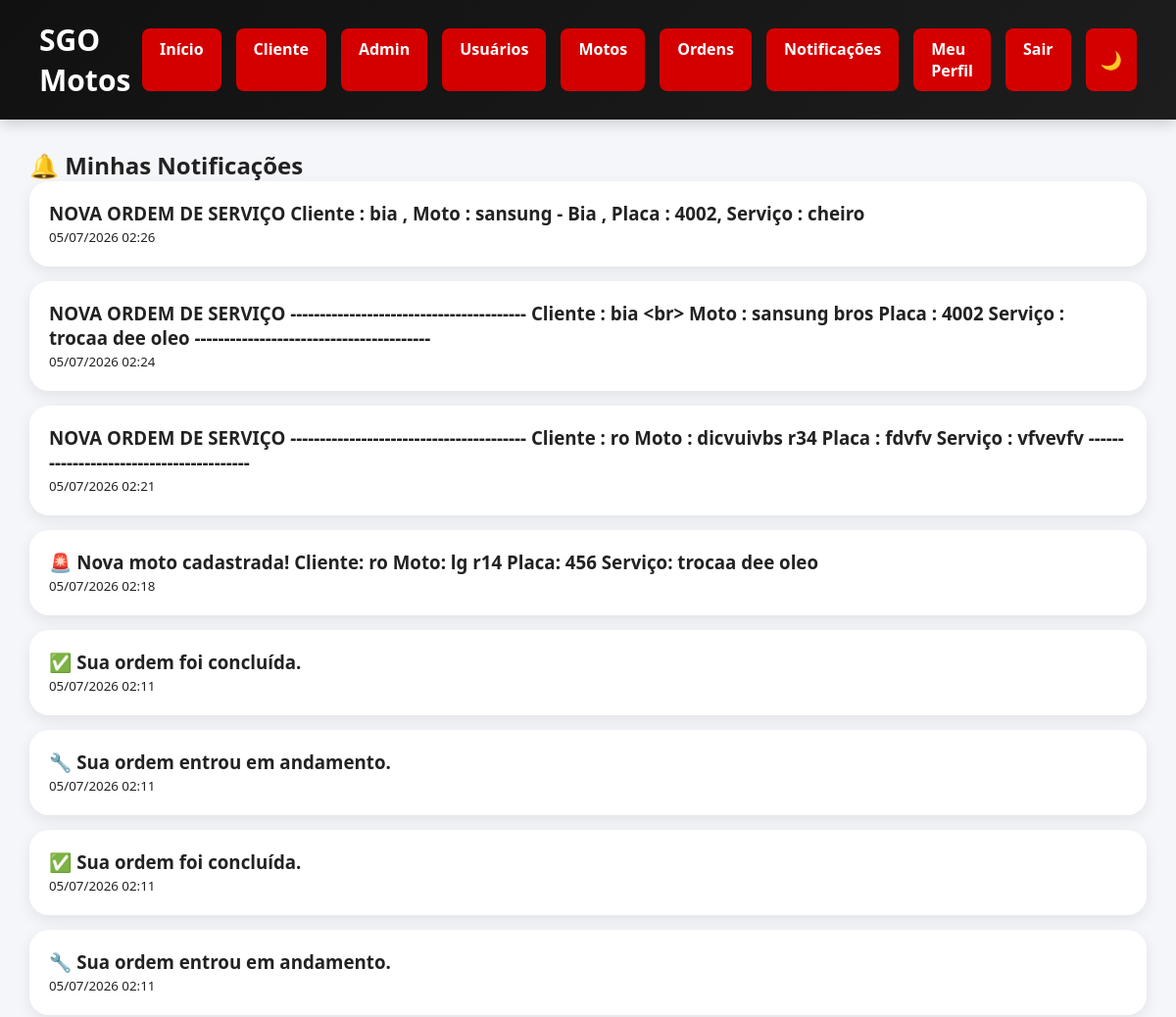
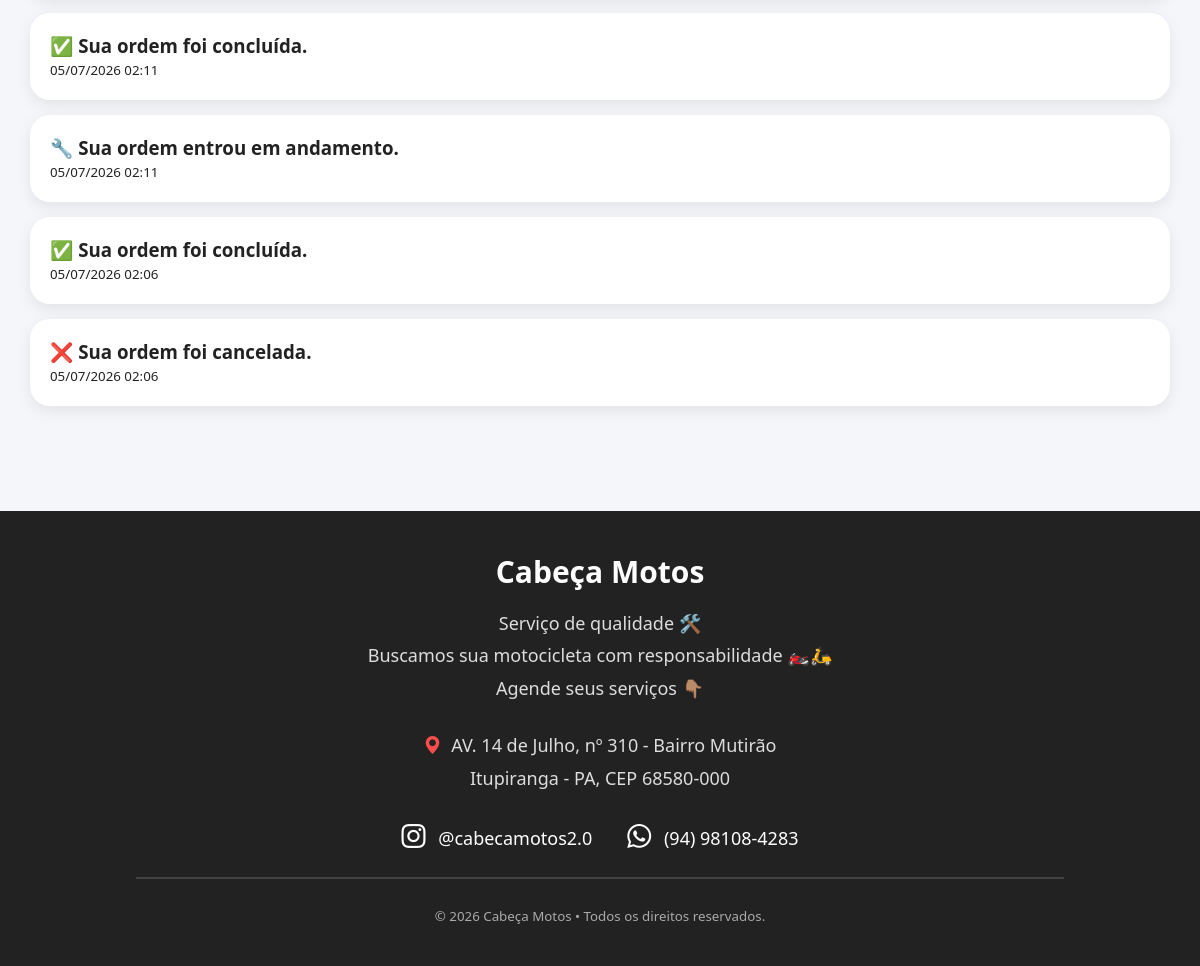
Before: /notificacoes (signed in) with the older database file (2 pictures, top to bottom).
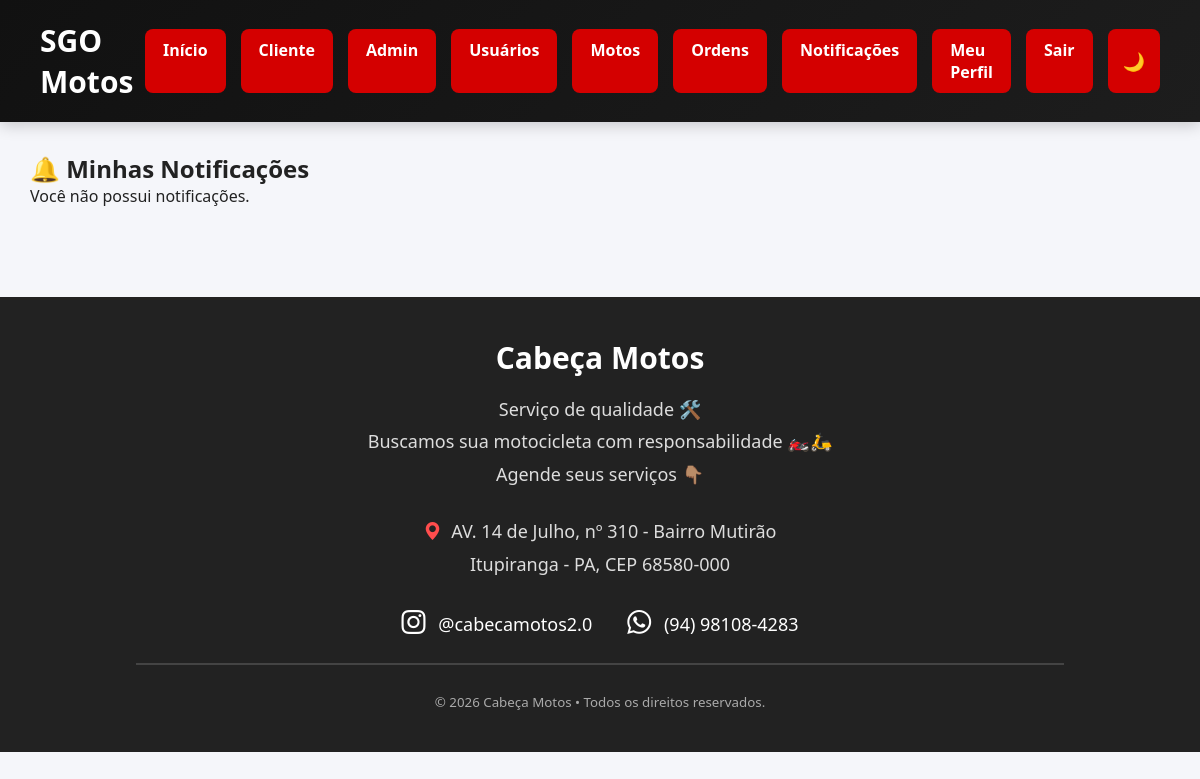
After: the same page with the newer database file.
### tables this page shows
CREATE TABLE notificacoes(

    id INTEGER PRIMARY KEY AUTOINCREMENT,

    usuario TEXT,

    mensagem TEXT,

    lida INTEGER DEFAULT 0,

    data TEXT

);

### routes/usuario_routes.py (the view)
@usuario.route("/notificacoes")
def notificacoes():
    if "usuario" not in session:
        return redirect(
            url_for("auth.login")
        )
    ler_notificacoes(
        session["usuario"]
    )
    notificacoes = minhas_notificacoes(
        session["usuario"]
    )
    return render_template(
        "notificacoes.html",
        notificacoes=notificacoes
    )

### app.py (called while the page is built)
@app.context_processor
def notificacoes_menu():
    if "usuario" in session:
        return {
            "total_notificacoes": contar_nao_lidas(
                session["usuario"]
            )
        }
    return {
        "total_notificacoes": 0
    }

### database.py (called while the page is built)
def conectar():
    conn = sqlite3.connect("banco.db")
    conn.row_factory = sqlite3.Row
    return conn

### repositories/notificacao_repository.py (called while the page is built)
def listar_notificacoes(usuario):
    conn = conectar()
    notificacoes = conn.execute(
        """
        SELECT *
        FROM notificacoes
        WHERE usuario = ?
        ORDER BY id DESC
        """,
        (usuario,)
    ).fetchall()
    conn.close()
    return notificacoes

def contar_nao_lidas(usuario):
    conn = conectar()
    total = conn.execute(
        """
        SELECT COUNT(*) AS total
        FROM notificacoes
        WHERE usuario = ?
        AND lida = 0
        """,
        (usuario,)
    ).fetchone()
    conn.close()
    return total["total"]

def marcar_como_lida(usuario):
    conn = conectar()
    conn.execute(
        """
        UPDATE notificacoes

        SET lida = 1

        WHERE usuario = ?
        """,
        (usuario,)
    )
    conn.commit()
    conn.close()

### templates/notificacoes.html (shortened to what this page needs)
{% extends "base.html" %}
{% block conteudo %}
<div class="perfil-container">
    <h2>🔔 Minhas Notificações</h2>
    {% if notificacoes %}
        {% for notificacao in notificacoes %}
        <div class="card" style="margin-bottom:15px;">
            <h3>{{ notificacao.mensagem }}</h3>
            <small>{{ notificacao.data }}</small>
        </div>
        {% endfor %}
    {% else %}
        <p>Você não possui notificações.</p>
    {% endif %}
</div>
{% endblock %}

Changed rows visible on the page:
removed notificacoes: mensagem "NOVA ORDEM DE SERVIÇO Cliente : bia , Moto : sansung - Bia , Placa : 4002, Serviço : cheiro", data "05/07/2026 02:26"
removed notificacoes: mensagem "NOVA ORDEM DE SERVIÇO ---------------------------------------- Cliente : bia <br> Moto : sansung bros Placa : 4002 Serviço : trocaa dee oleo ----------------------------------------", data "05/07/2026 02:24"
removed notificacoes: mensagem "NOVA ORDEM DE SERVIÇO ---------------------------------------- Cliente : ro Moto : dicvuivbs r34 Placa : fdvfv Serviço : vfvevfv ----------------------------------------", data "05/07/2026 02:21"
removed notificacoes: mensagem "🚨 Nova moto cadastrada! Cliente: ro Moto: lg r14 Placa: 456 Serviço: trocaa dee oleo", data "05/07/2026 02:18"
removed notificacoes: mensagem "✅ Sua ordem foi concluída.", data "05/07/2026 02:11"
removed notificacoes: mensagem "🔧 Sua ordem entrou em andamento.", data "05/07/2026 02:11"
removed notificacoes: mensagem "✅ Sua ordem foi concluída.", data "05/07/2026 02:11"
removed notificacoes: mensagem "🔧 Sua ordem entrou em andamento.", data "05/07/2026 02:11"
removed notificacoes: mensagem "✅ Sua ordem foi concluída.", data "05/07/2026 02:11"
removed notificacoes: mensagem "🔧 Sua ordem entrou em andamento.", data "05/07/2026 02:11"
removed notificacoes: mensagem "✅ Sua ordem foi concluída.", data "05/07/2026 02:06"
removed notificacoes: mensagem "❌ Sua ordem foi cancelada.", data "05/07/2026 02:06"
Other visible differences:
text now shown: "Você não possui notificações."
